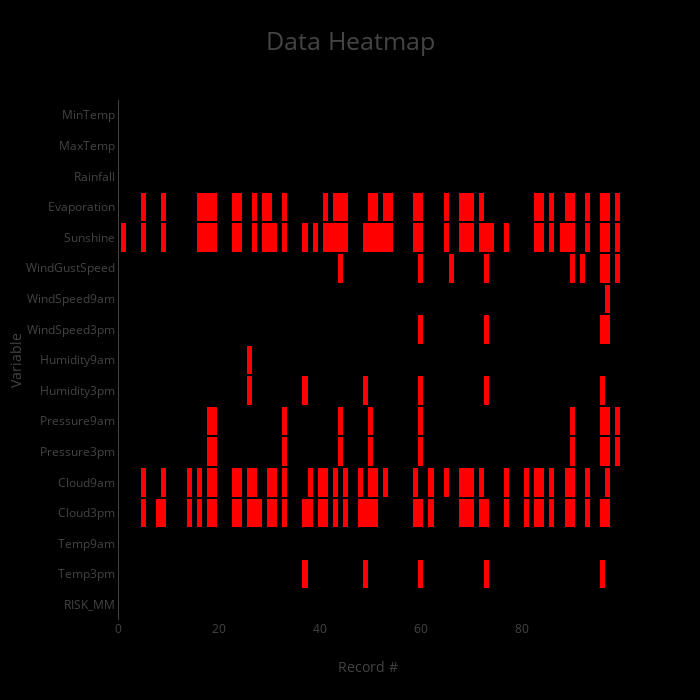

Write notebook code for a chart like this one.
### Markdown cell above
## Missing values only

### Code cell
data_heatmap(df, missing=True)

### Figure 1 — Plotly figure (JSON) as saved in the notebook; plotly's stock layout.template omitted (floating-point values rounded to 4 significant figures; data arrays with more than 128 entries replaced by an {"elided": "..."} marker saying what was removed)
{"data": [{"colorscale": [[0, "rgb(255,0,0)"], [1, "rgb(255,0,0)"]], "showscale": false, "type": "heatmap", "uid": "90a3495e-93ea-40af-b260-cfd1f73544ab", "x": [0, 1, 2, 3, 4, 5, 6, 7, 8, 9, 10, 11, 12, 13, 14, 15, 16, 17, 18, 19, 20, 21, 22, 23, 24, 25, 26, 27, 28, 29, 30, 31, 32, 33, 34, 35, 36, 37, 38, 39, 40, 41, 42, 43, 44, 45, 46, 47, 48, 49, 50, 51, 52, 53, 54, 55, 56, 57, 58, 59, 60, 61, 62, 63, 64, 65, 66, 67, 68, 69, 70, 71, 72, 73, 74, 75, 76, 77, 78, 79, 80, 81, 82, 83, 84, 85, 86, 87, 88, 89, 90, 91, 92, 93, 94, 95, 96, 97, 98, 99], "y": ["RISK_MM", "Temp3pm", "Temp9am", "Cloud3pm", "Cloud9am", "Pressure3pm", "Pressure9am", "Humidity3pm", "Humidity9am", "WindSpeed3pm", "WindSpeed9am", "WindGustSpeed", "Sunshine", "Evaporation", "Rainfall", "MaxTemp", "MinTemp"], "ygap": 2, "z": {"elided": "17x100 int values"}}], "layout": {"autosize": false, "height": 700, "paper_bgcolor": "rgb(0,0,0,0)", "plot_bgcolor": "rgb(0,0,0,0)", "title": {"font": {"size": 25}, "text": "Data Heatmap"}, "width": 700, "xaxis": {"autorange": true, "range": [-0.5, 99.5], "showgrid": false, "ticks": "", "title": {"text": "Record #"}, "type": "linear"}, "yaxis": {"automargin": true, "autorange": true, "range": [-0.5, 16.5], "showgrid": false, "ticks": "", "title": {"text": "Variable"}, "type": "category"}}}
